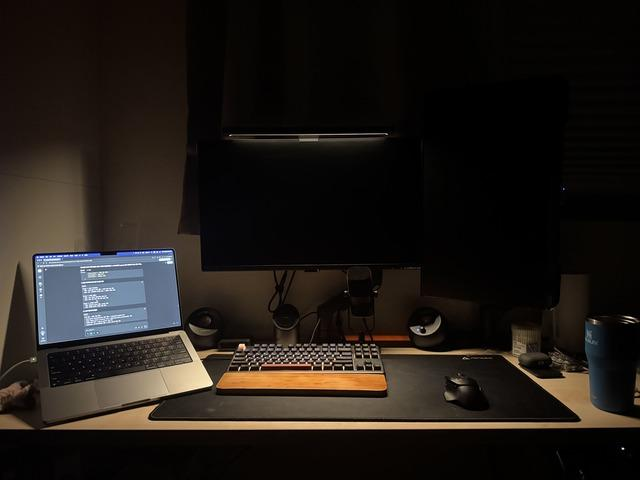
#> input picture images_640x480/he_dark_indoor.jpg, 640 x 480 px, found by its file name
$ python create_he_metrics.py
#> lines starting #> are read from the running program, lines starting #| are printed output that depends on the picture
#!/usr/bin/env python3
"""Generate comprehensive HE quality metrics"""

import cv2
import numpy as np
import matplotlib.pyplot as plt
import pandas as pd
import json
import os
from skimage.metrics import structural_similarity as ssim
from colorspacious import cspace_convert

def rgb_to_lab(rgb_image):
    """Convert RGB to Lab color space"""
    # Normalize to [0,1] for colorspacious
    rgb_norm = rgb_image.astype(np.float32) / 255.0
    lab = cspace_convert(rgb_norm, "sRGB1", "CIELab")
    return lab

# [15 lines left out: function delta_e_2000, not called in this run]

def apply_he_methods(image):
    """Apply all HE methods and return results"""
    results = {}

    # RGB-HE (global HE on each channel)
    rgb_he = np.zeros_like(image)
    for i in range(3):
        channel = image[:,:,i]
        hist, bins = np.histogram(channel.flatten(), 256, [0, 256])
        cdf = hist.cumsum()
        cdf_normalized = cdf * 255 / cdf[-1]
        rgb_he[:,:,i] = np.interp(channel.flatten(), bins[:-1], cdf_normalized).reshape(channel.shape)

    results['rgb_he'] = rgb_he.astype(np.uint8)

    # Y-HE (YUV space, HE on Y channel only)
    yuv = cv2.cvtColor(image, cv2.COLOR_BGR2YUV)
    y_channel = yuv[:,:,0]
    hist, bins = np.histogram(y_channel.flatten(), 256, [0, 256])
    cdf = hist.cumsum()
    cdf_normalized = cdf * 255 / cdf[-1]
    yuv[:,:,0] = np.interp(y_channel.flatten(), bins[:-1], cdf_normalized).reshape(y_channel.shape)
    results['y_he'] = cv2.cvtColor(yuv, cv2.COLOR_YUV2BGR)

    # CLAHE (YUV space, CLAHE on Y channel)
    yuv_clahe = cv2.cvtColor(image, cv2.COLOR_BGR2YUV)
    clahe = cv2.createCLAHE(clipLimit=3.0, tileGridSize=(8, 8))
    yuv_clahe[:,:,0] = clahe.apply(yuv_clahe[:,:,0])
    results['clahe'] = cv2.cvtColor(yuv_clahe, cv2.COLOR_YUV2BGR)

    return results

def create_difference_maps(original_gray, results):
    """Create absolute difference maps"""
    diff_maps = {}

    for method, result in results.items():
        result_gray = cv2.cvtColor(result, cv2.COLOR_BGR2GRAY)
        diff = np.abs(original_gray.astype(np.float32) - result_gray.astype(np.float32))
        diff_normalized = (diff / diff.max() * 255).astype(np.uint8)
        diff_maps[method] = diff_normalized

    return diff_maps

def create_ssim_maps(original_gray, results):
    """Create SSIM scores and maps"""
    ssim_data = {}

    for method, result in results.items():
        result_gray = cv2.cvtColor(result, cv2.COLOR_BGR2GRAY)

        # Global SSIM score
        ssim_score, ssim_map = ssim(original_gray, result_gray, full=True, data_range=255)

        # Normalize SSIM map to 0-255
        ssim_map_normalized = ((ssim_map + 1) / 2 * 255).astype(np.uint8)

        ssim_data[method] = {
            'score': ssim_score,
            'map': ssim_map_normalized
        }

    return ssim_data

def create_delta_e_maps(original, results):
    """Create Delta E 2000 maps"""
    delta_e_maps = {}

    # Convert original to Lab
    original_lab = rgb_to_lab(cv2.cvtColor(original, cv2.COLOR_BGR2RGB))

    for method, result in results.items():
        result_lab = rgb_to_lab(cv2.cvtColor(result, cv2.COLOR_BGR2RGB))
        delta_e_map = delta_e_2000(original_lab, result_lab)
        delta_e_maps[method] = delta_e_map

    return delta_e_maps

# [96 lines left out: functions calculate_roi_stats, save_individual_plots, create_combined_visualization, not called in this run]

def main():
    print("Creating HE quality metrics...")

    # Load original image
    original = cv2.imread('images/he_dark_indoor.jpg')
#> original is the input picture: shape (480, 640, 3); mean B, G, R 22.8, 27.3, 32.5
    original_gray = cv2.cvtColor(original, cv2.COLOR_BGR2GRAY)

    # Create output directory
    output_dir = 'results/he_metrics'
    os.makedirs(output_dir, exist_ok=True)

    # Apply HE methods
    print("Applying HE methods...")
    results = apply_he_methods(original)
#> the loop in apply_he_methods, `for i in range(3):` made 3 passes
#> pass 1, in apply_he_methods, `channel = image[:,:,i]`:
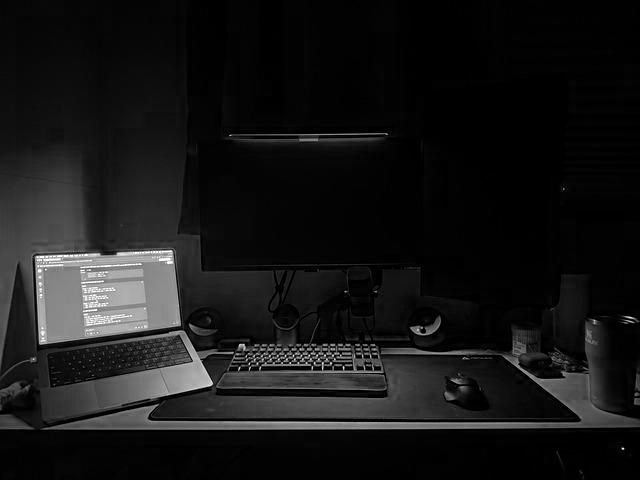
#> channel: shape (480, 640); min 0, max 255, mean 22.8
#> after the loop in apply_he_methods, `for i in range(3):`:
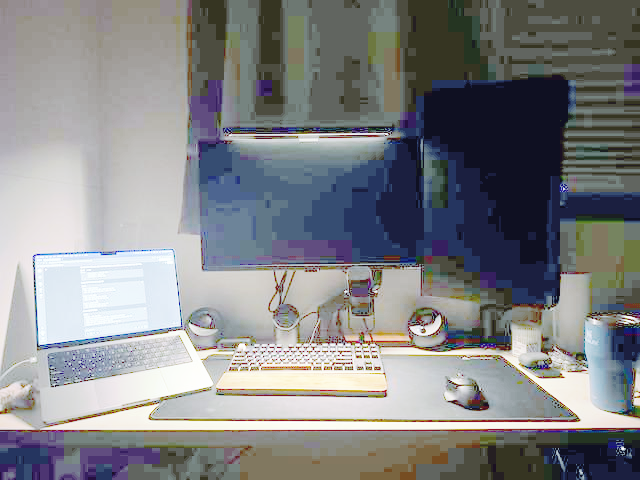
#> rgb_he: shape (480, 640, 3); mean B, G, R 134.7, 132.5, 131.2
#> in apply_he_methods, `yuv = cv2.cvtColor(image, cv2.COLOR_BGR2YUV)`: yuv: shape (480, 640, 3); mean of channels 0, 1, 2 28.4, 125.3, 131.7
#> in apply_he_methods, `hist, bins = np.histogram(y_channel.flatten(), 256, [0, 256])`: hist = 256 values, max 28308 at index 4, min 0 at index 253, mean 1200; bins = 257 values from 0 to 256
#> in apply_he_methods, `cdf = hist.cumsum()`: cdf = 256 values from 18102 to 307200
#> in apply_he_methods, `cdf_normalized = cdf * 255 / cdf[-1]`: cdf_normalized = 256 values from 15.03 to 255
#> in apply_he_methods, `yuv[:,:,0] = np.interp(y_channel.flatten(), bins[:-1], cdf_normalized)..`: yuv: shape (480, 640, 3); mean of channels 0, 1, 2 132.3, 125.3, 131.7
#> in apply_he_methods, `yuv_clahe[:,:,0] = clahe.apply(yuv_clahe[:,:,0])`: yuv_clahe: shape (480, 640, 3); mean of channels 0, 1, 2 50.6, 125.3, 131.7
#> results = 3 items

    # Calculate metrics
    print("Calculating difference maps...")
    diff_maps = create_difference_maps(original_gray, results)
#> the loop in create_difference_maps, `for method, result in results.items():` made 3 passes
#> method on passes 1 to 3: 'rgb_he', 'y_he', 'clahe'
#> pass 1, in create_difference_maps, `result_gray = cv2.cvtColor(result, cv2.COLOR_BGR2GRAY)`:
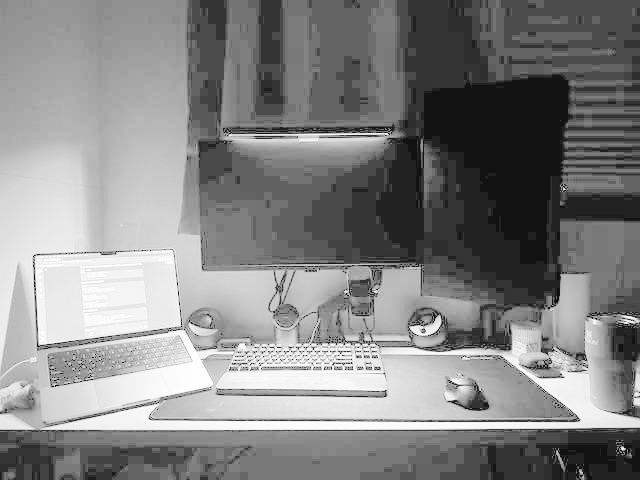
#> result_gray: shape (480, 640); min 18, max 255, mean 132.4
#> pass 1, in create_difference_maps, `diff = np.abs(original_gray.astype(np.float32) - result_gray.astype(np..`:
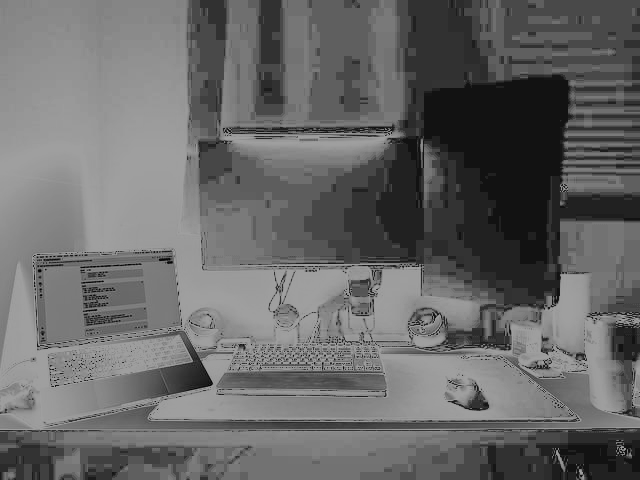
#> diff: shape (480, 640) float32; min 2, max 160, mean 104.1
#> pass 1, in create_difference_maps, `diff_normalized = (diff / diff.max() * 255).astype(np.uint8)`:
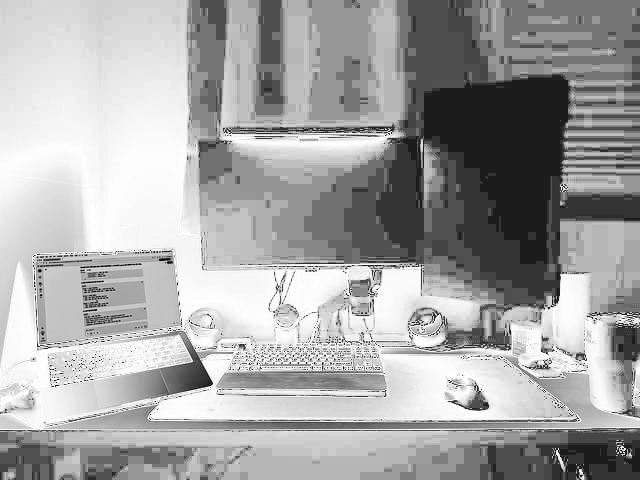
#> diff_normalized: shape (480, 640); min 3, max 255, mean 165.4
#> diff_maps = 3 items

    print("Calculating SSIM maps...")
    ssim_data = create_ssim_maps(original_gray, results)
#> the loop in create_ssim_maps, `for method, result in results.items():` made 3 passes
#> (method, ssim_score) on passes 1 to 3: ('rgb_he', 0.215), ('y_he', 0.213), ('clahe', 0.598)
#> pass 1, in create_ssim_maps, `ssim_score, ssim_map = ssim(original_gray, result_gray, full=True, dat..`:
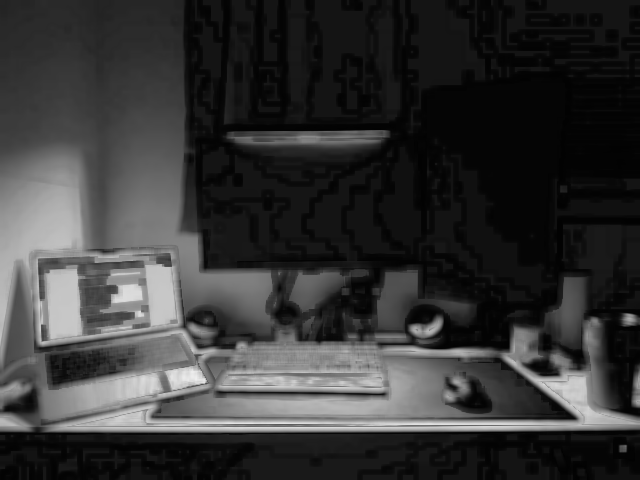
#> ssim_map: shape (480, 640) float64; min 0.00776, max 0.935, mean 0.213
#> pass 1, in create_ssim_maps, `ssim_map_normalized = ((ssim_map + 1) / 2 * 255).astype(np.uint8)`:
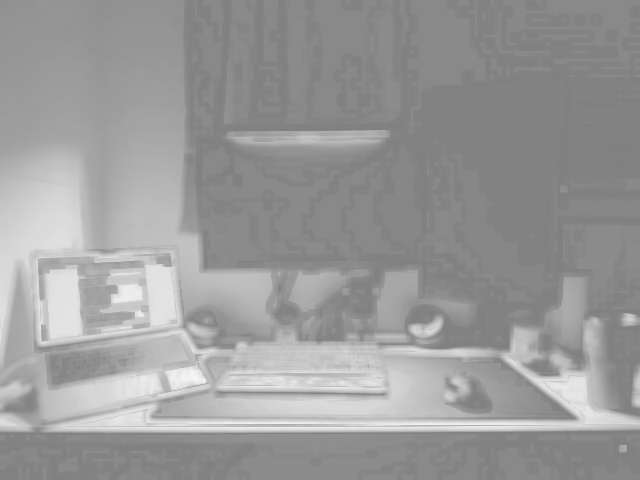
#> ssim_map_normalized: shape (480, 640); min 128, max 246, mean 154.2
#> ssim_data = 3 items

    print("Calculating Delta E maps...")
    delta_e_maps = create_delta_e_maps(original, results)

    # Define ROI (dark region from previous analysis)
    roi_coords = (432, 96, 96, 96)

    # Calculate ROI statistics
    delta_e_roi_stats = calculate_roi_stats(delta_e_maps, roi_coords)

    # Save individual plots
    print("Saving individual plots...")
    save_individual_plots(diff_maps, ssim_data, delta_e_maps, output_dir)

    # Create combined visualization
    print("Creating combined visualization...")
    create_combined_visualization(original, results, diff_maps, ssim_data, delta_e_maps, output_dir)

    # Create metrics table
    print("Creating metrics table...")
    metrics_data = []

    for method in results.keys():
        metrics_data.append({
            'method': method,
            'ssim_global': ssim_data[method]['score'],
            'delta_e_roi_mean': delta_e_roi_stats[method]['mean'],
            'delta_e_roi_std': delta_e_roi_stats[method]['std'],
            'diff_max': float(np.max(diff_maps[method])),
            'diff_mean': float(np.mean(diff_maps[method]))
        })

    df = pd.DataFrame(metrics_data)
    df.to_csv(f'{output_dir}/he_metrics_table.csv', index=False)

    print("Done!")

    # Generate artifacts list
    artifacts = []
    for method in results.keys():
        artifacts.append(f"results/he_metrics/diff_{method}.png")
        artifacts.append(f"results/he_metrics/ssim_{method}.png")

    artifacts.extend([
        "results/he_metrics/deltaE_maps.png",
        "results/he_metrics/he_metrics_collage.png",
        "results/he_metrics/he_metrics_table.csv"
    ])

    # Output JSON
    result = {
        "task": "he_metrics",
        "artifacts": artifacts
    }

    print(json.dumps(result))

if __name__ == '__main__':
    main()
#> (the call stopped at in rgb_to_lab, `lab = cspace_convert(rgb_norm, "sRGB1", "CIELab")`: colorspacious is not available in this run)

$ run again, with images_640x480/he_night_scene_01.jpg copied over images_640x480/he_dark_indoor.jpg
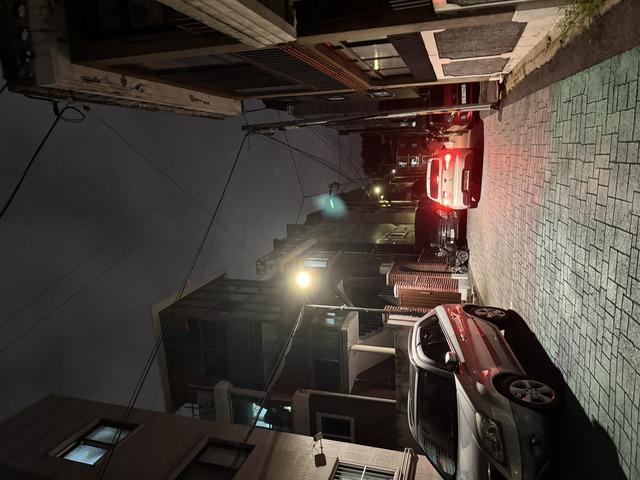
#> input picture images_640x480/he_night_scene_01.jpg, 640 x 480 px, found by its file name
#> in main, original is the input picture: shape (480, 640, 3); mean B, G, R 57.8, 64.4, 73.6
#> after the loop in apply_he_methods, `for i in range(3):`:
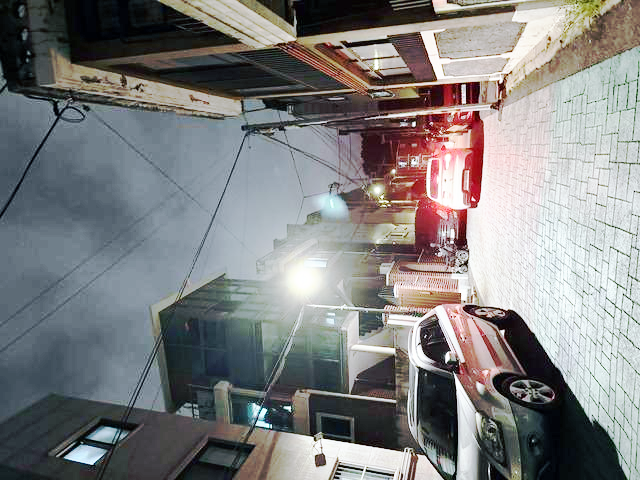
#> rgb_he: shape (480, 640, 3); mean B, G, R 128.1, 128, 128
#> hist = 256 values, max 5655 at index 48, min 1 at index 255, mean 1200; bins = 257 values from 0 to 256
#> cdf = 256 values from 440 to 307200
#> cdf_normalized = 256 values from 0.365 to 255
#> yuv_clahe: shape (480, 640, 3); mean of channels 0, 1, 2 96.8, 123.9, 134.3
#> results = 3 items
#> the loop in create_difference_maps, `for method, result in results.items():` made 3 passes
#> method on passes 1 to 3: 'rgb_he', 'y_he', 'clahe'
#> the loop in create_ssim_maps, `for method, result in results.items():` made 3 passes
#> (method, ssim_score) on passes 1 to 3: ('rgb_he', 0.665), ('y_he', 0.664), ('clahe', 0.708)
#> pass 2, in create_ssim_maps, `ssim_score, ssim_map = ssim(original_gray, result_gray, full=True, dat..`:
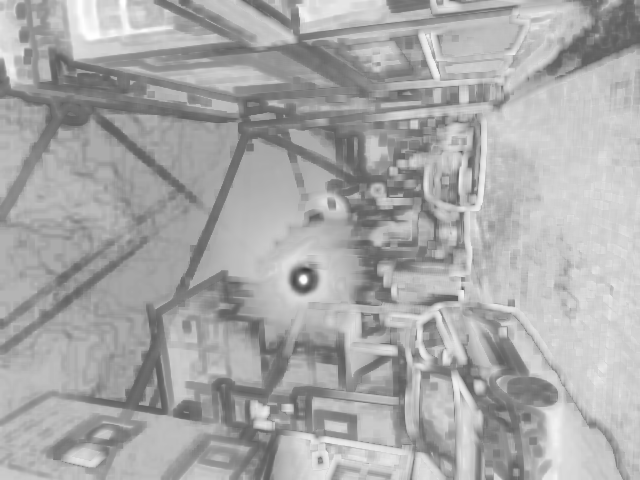
#> ssim_map: shape (480, 640) float64; min 0.241, max 1, mean 0.665
